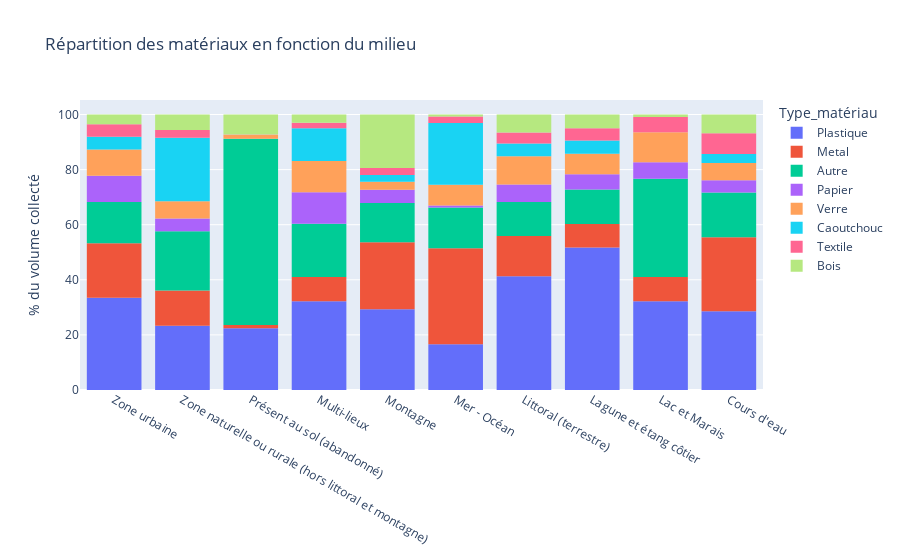

Notebook code for this chart:
### Code cell
#Part de volume collecté par type de milieu

#Grouper par année et type de matériau
df_typemilieu = df_volume.groupby(["TYPE_MILIEU", "Type_matériau"] ,as_index = False)["Volume_Litres"].sum()
df_typemilieu = df_typemilieu.sort_values(["TYPE_MILIEU", "Volume_Litres"], ascending = False)

#Graphique à barre empilées du pourcentage de volume collecté par an et type de matériau
fig = px.histogram(df_typemilieu, x="TYPE_MILIEU", y="Volume_Litres", color="Type_matériau",
             barnorm = 'percent',
             title = "Répartition des matériaux en fonction du milieu",
             text_auto = False)
fig.update_layout(bargap=0.2)
fig.update_layout(yaxis_title="% du volume collecté", xaxis_title = None)
fig.show()

### Figure 1 — Plotly figure (JSON) as saved in the notebook; plotly's stock layout.template omitted (floating-point values rounded to 4 significant figures)
{"data": [{"alignmentgroup": "True", "bingroup": "x", "histfunc": "sum", "hovertemplate": "Type_matériau=Plastique<br>TYPE_MILIEU=%{x}<br>sum of Volume_Litres (normalized as percent)=%{y}<extra></extra>", "legendgroup": "Plastique", "marker": {"color": "#636efa", "pattern": {"shape": ""}}, "name": "Plastique", "offsetgroup": "Plastique", "orientation": "v", "showlegend": true, "type": "histogram", "x": ["Zone urbaine", "Zone naturelle ou rurale (hors littoral et montagne)", "Présent au sol (abandonné)", "Multi-lieux", "Montagne", "Mer - Océan", "Littoral (terrestre)", "Lagune et étang côtier", "Lac et Marais", "Cours d'eau"], "xaxis": "x", "y": [78260.0, 70340.0, 310, 7199, 60350.0, 38040.0, 286600.0, 116600.0, 2060.0, 108800.0], "yaxis": "y"}, {"alignmentgroup": "True", "bingroup": "x", "histfunc": "sum", "hovertemplate": "Type_matériau=Metal<br>TYPE_MILIEU=%{x}<br>sum of Volume_Litres (normalized as percent)=%{y}<extra></extra>", "legendgroup": "Metal", "marker": {"color": "#EF553B", "pattern": {"shape": ""}}, "name": "Metal", "offsetgroup": "Metal", "orientation": "v", "showlegend": true, "type": "histogram", "x": ["Zone urbaine", "Zone naturelle ou rurale (hors littoral et montagne)", "Présent au sol (abandonné)", "Multi-lieux", "Montagne", "Mer - Océan", "Littoral (terrestre)", "Lagune et étang côtier", "Lac et Marais", "Cours d'eau"], "xaxis": "x", "y": [46330.0, 38350.0, 16.5, 1970.0, 49990.0, 79910.0, 101300.0, 19090.0, 561.1, 102400.0], "yaxis": "y"}, {"alignmentgroup": "True", "bingroup": "x", "histfunc": "sum", "hovertemplate": "Type_matériau=Autre<br>TYPE_MILIEU=%{x}<br>sum of Volume_Litres (normalized as percent)=%{y}<extra></extra>", "legendgroup": "Autre", "marker": {"color": "#00cc96", "pattern": {"shape": ""}}, "name": "Autre", "offsetgroup": "Autre", "orientation": "v", "showlegend": true, "type": "histogram", "x": ["Zone urbaine", "Zone naturelle ou rurale (hors littoral et montagne)", "Présent au sol (abandonné)", "Multi-lieux", "Montagne", "Mer - Océan", "Littoral (terrestre)", "Lagune et étang côtier", "Lac et Marais", "Cours d'eau"], "xaxis": "x", "y": [34980.0, 64880.0, 936, 4340.0, 29400.0, 34000.0, 86010.0, 28340.0, 2281.0, 61670.0], "yaxis": "y"}, {"alignmentgroup": "True", "bingroup": "x", "histfunc": "sum", "hovertemplate": "Type_matériau=Papier<br>TYPE_MILIEU=%{x}<br>sum of Volume_Litres (normalized as percent)=%{y}<extra></extra>", "legendgroup": "Papier", "marker": {"color": "#ab63fa", "pattern": {"shape": ""}}, "name": "Papier", "offsetgroup": "Papier", "orientation": "v", "showlegend": true, "type": "histogram", "x": ["Zone urbaine", "Zone naturelle ou rurale (hors littoral et montagne)", "Présent au sol (abandonné)", "Multi-lieux", "Montagne", "Mer - Océan", "Littoral (terrestre)", "Lagune et étang côtier", "Lac et Marais", "Cours d'eau"], "xaxis": "x", "y": [22310.0, 13880.0, 0, 2559, 9898.0, 1720.0, 44130.0, 12370.0, 385.9, 17080.0], "yaxis": "y"}, {"alignmentgroup": "True", "bingroup": "x", "histfunc": "sum", "hovertemplate": "Type_matériau=Verre<br>TYPE_MILIEU=%{x}<br>sum of Volume_Litres (normalized as percent)=%{y}<extra></extra>", "legendgroup": "Verre", "marker": {"color": "#FFA15A", "pattern": {"shape": ""}}, "name": "Verre", "offsetgroup": "Verre", "orientation": "v", "showlegend": true, "type": "histogram", "x": ["Zone urbaine", "Zone naturelle ou rurale (hors littoral et montagne)", "Présent au sol (abandonné)", "Multi-lieux", "Montagne", "Mer - Océan", "Littoral (terrestre)", "Lagune et étang côtier", "Lac et Marais", "Cours d'eau"], "xaxis": "x", "y": [22266, 18980.0, 20, 2527, 5907.0, 17250.0, 71440.0, 16910.0, 691, 23850.0], "yaxis": "y"}, {"alignmentgroup": "True", "bingroup": "x", "histfunc": "sum", "hovertemplate": "Type_matériau=Caoutchouc<br>TYPE_MILIEU=%{x}<br>sum of Volume_Litres (normalized as percent)=%{y}<extra></extra>", "legendgroup": "Caoutchouc", "marker": {"color": "#19d3f3", "pattern": {"shape": ""}}, "name": "Caoutchouc", "offsetgroup": "Caoutchouc", "orientation": "v", "showlegend": true, "type": "histogram", "x": ["Zone urbaine", "Zone naturelle ou rurale (hors littoral et montagne)", "Présent au sol (abandonné)", "Multi-lieux", "Montagne", "Mer - Océan", "Littoral (terrestre)", "Lagune et étang côtier", "Lac et Marais", "Cours d'eau"], "xaxis": "x", "y": [10860.0, 69390.0, 0, 2671.0, 4990.0, 51380.0, 31950.0, 10830.0, 1.8, 12560.0], "yaxis": "y"}, {"alignmentgroup": "True", "bingroup": "x", "histfunc": "sum", "hovertemplate": "Type_matériau=Textile<br>TYPE_MILIEU=%{x}<br>sum of Volume_Litres (normalized as percent)=%{y}<extra></extra>", "legendgroup": "Textile", "marker": {"color": "#FF6692", "pattern": {"shape": ""}}, "name": "Textile", "offsetgroup": "Textile", "orientation": "v", "showlegend": true, "type": "histogram", "x": ["Zone urbaine", "Zone naturelle ou rurale (hors littoral et montagne)", "Présent au sol (abandonné)", "Multi-lieux", "Montagne", "Mer - Océan", "Littoral (terrestre)", "Lagune et étang côtier", "Lac et Marais", "Cours d'eau"], "xaxis": "x", "y": [10700.0, 8433.0, 2, 427.8, 5222.0, 5528.0, 27440.0, 9986.0, 353.0, 28660.0], "yaxis": "y"}, {"alignmentgroup": "True", "bingroup": "x", "histfunc": "sum", "hovertemplate": "Type_matériau=Bois<br>TYPE_MILIEU=%{x}<br>sum of Volume_Litres (normalized as percent)=%{y}<extra></extra>", "legendgroup": "Bois", "marker": {"color": "#B6E880", "pattern": {"shape": ""}}, "name": "Bois", "offsetgroup": "Bois", "orientation": "v", "showlegend": true, "type": "histogram", "x": ["Zone urbaine", "Zone naturelle ou rurale (hors littoral et montagne)", "Présent au sol (abandonné)", "Multi-lieux", "Montagne", "Mer - Océan", "Littoral (terrestre)", "Lagune et étang côtier", "Lac et Marais", "Cours d'eau"], "xaxis": "x", "y": [8239.0, 16870.0, 100, 679.4, 40030.0, 1606.0, 45520.0, 11250.0, 59.84, 25820.0], "yaxis": "y"}], "layout": {"bargap": 0.2, "barmode": "relative", "barnorm": "percent", "legend": {"title": {"text": "Type_matériau"}, "tracegroupgap": 0}, "title": {"text": "Répartition des matériaux en fonction du milieu"}, "xaxis": {"anchor": "y", "domain": [0, 1], "title": {}}, "yaxis": {"anchor": "x", "domain": [0, 1], "title": {"text": "% du volume collecté"}}}}
